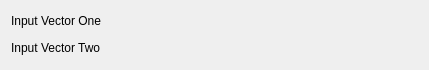
<ui version="4.0" >
 <class>ConvolveConfig</class>
 <widget class="QWidget" name="ConvolveConfig" >
  <property name="geometry" >
   <rect>
    <x>0</x>
    <y>0</y>
    <width>429</width>
    <height>70</height>
   </rect>
  </property>
  <property name="minimumSize" >
   <size>
    <width>400</width>
    <height>0</height>
   </size>
  </property>
  <layout class="QVBoxLayout" name="verticalLayout" >
   <item>
    <layout class="QHBoxLayout" name="horizontalLayout" >
     <item>
      <widget class="QLabel" name="label_3" >
       <property name="sizePolicy" >
        <sizepolicy vsizetype="Fixed" hsizetype="Fixed" >
         <horstretch>0</horstretch>
         <verstretch>0</verstretch>
        </sizepolicy>
       </property>
       <property name="text" >
        <string>Input Vector One</string>
       </property>
       <property name="wordWrap" >
        <bool>false</bool>
       </property>
      </widget>
     </item>
     <item>
      <widget class="Kst::VectorSelector" native="1" name="_vectorOne" >
       <property name="sizePolicy" >
        <sizepolicy vsizetype="Preferred" hsizetype="Expanding" >
         <horstretch>0</horstretch>
         <verstretch>0</verstretch>
        </sizepolicy>
       </property>
      </widget>
     </item>
    </layout>
   </item>
   <item>
    <layout class="QHBoxLayout" name="horizontalLayout_2" >
     <item>
      <widget class="QLabel" name="label_4" >
       <property name="sizePolicy" >
        <sizepolicy vsizetype="Fixed" hsizetype="Fixed" >
         <horstretch>0</horstretch>
         <verstretch>0</verstretch>
        </sizepolicy>
       </property>
       <property name="text" >
        <string>Input Vector Two</string>
       </property>
       <property name="wordWrap" >
        <bool>false</bool>
       </property>
      </widget>
     </item>
     <item>
      <widget class="Kst::VectorSelector" native="1" name="_vectorTwo" >
       <property name="sizePolicy" >
        <sizepolicy vsizetype="Preferred" hsizetype="Expanding" >
         <horstretch>0</horstretch>
         <verstretch>0</verstretch>
        </sizepolicy>
       </property>
      </widget>
     </item>
    </layout>
   </item>
  </layout>
 </widget>
 <layoutdefault spacing="6" margin="11" />
 <customwidgets>
  <customwidget>
   <class>Kst::VectorSelector</class>
   <extends>QWidget</extends>
   <header>vectorselector.h</header>
  </customwidget>
 </customwidgets>
 <resources/>
 <connections/>
</ui>
